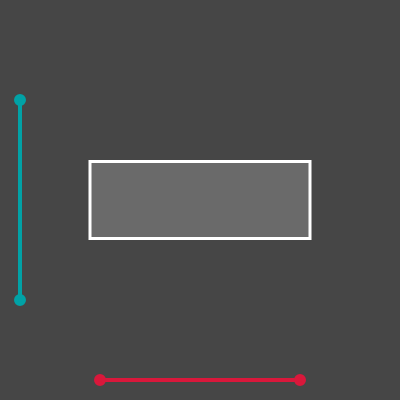
Frame 1 (no input)
Frame 60 (no input): identical to frame 1, image omitted
Frame 120 (the mouse pressed at the canvas centre since frame 60): identical to frame 1, image omitted

The p5.js sketch that drew this single still picture (run headless with seeded random() and noise() and a simulated clock; from frame 60 on, the mouse is pressed at the canvas centre):

// p5.js sketch
// ── sketch.js
let button, w, h;
let wRuler, hRuler;

function setup() {
  createCanvas(400, 400);
  rectMode(CENTER);
  button = createButton("generate");
  button.mousePressed(generateRectangle);
  w = floor(random(20, 300));
  h = floor(random(20, 300));
  background(70);

  wRuler = new wLine();
  hRuler = new hLine();
}

function draw() {
  background(70);
  stroke(255);
  strokeWeight(3);
  fill(255, 50);
  rect(width / 2, height / 2, w, h);

  wRuler.show();
  wRuler.update();

  hRuler.show();
  hRuler.update();

  if (wRuler.length == w) {
    noStroke();
    fill(255);
    textAlign(CENTER, CENTER);
    textSize(20);
    text(w, 380, 380);
  }

  if (hRuler.length == h) {
    noStroke();
    fill(255);
    textAlign(CENTER, CENTER);
    textSize(20);
    text(h, 20, 20);
  }
}

//user writes this function
function generateRectangle() {
  background(70);
  w = floor(random(20, 300));
  h = floor(random(20, 300));
}

// ── heightLine.js
function hLine() {
  this.c = color(1, 162, 166);
  this.xpos = 20;
  this.y1pos = 100;
  this.y2pos = 300;
  this.length = this.y2pos - this.y1pos;

  this.show = function() {
    stroke(this.c);
    strokeWeight(4);
    line(this.xpos, this.y1pos, this.xpos, this.y2pos);
    fill(this.c);
    ellipse(this.xpos, this.y1pos, 8, 8);
    ellipse(this.xpos, this.y2pos, 8, 8);
  }

  this.update = function() {
    if (mouseIsPressed && dist(mouseX, mouseY, this.xpos, this.y1pos) < 4) {
      this.y1pos = mouseY;
    } else if (mouseIsPressed && dist(mouseX, mouseY, this.xpos, this.y2pos) < 4) {
      this.y2pos = mouseY;
    }

    this.length = this.y2pos - this.y1pos;
  }
}

// ── widthLine.js
function wLine() {
  this.c = color(217, 24, 59);
  this.ypos = 380;
  this.x1pos = 100;
  this.x2pos = 300;
  this.length = this.x2pos - this.x1pos;

  this.show = function() {
    stroke(this.c);
    strokeWeight(4);
    line(this.x1pos, this.ypos, this.x2pos, this.ypos);
    fill(this.c);
    ellipse(this.x1pos, this.ypos, 8, 8);
    ellipse(this.x2pos, this.ypos, 8, 8);
  }

  this.update = function() {
    if (mouseIsPressed && dist(mouseX, mouseY, this.x1pos, this.ypos) < 4) {
      this.x1pos = mouseX;
    } else if (mouseIsPressed && dist(mouseX, mouseY, this.x2pos, this.ypos) < 4) {
      this.x2pos = mouseX;
    }
    this.length = this.x2pos - this.x1pos;

  }
}
